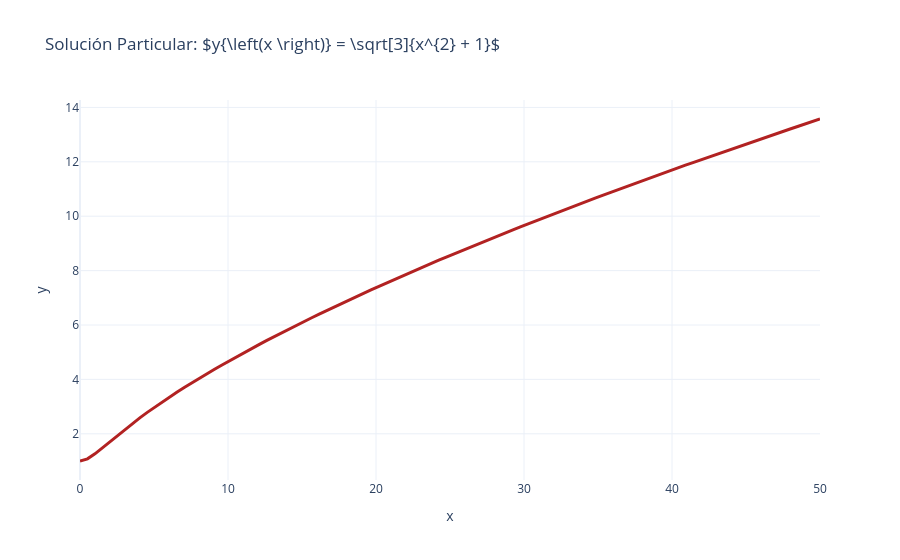

This figure's notebook cell:
### Code cell
grafica = graficar_solucion(sol_particular, x_min=0, x_max=50)
grafica.show()
